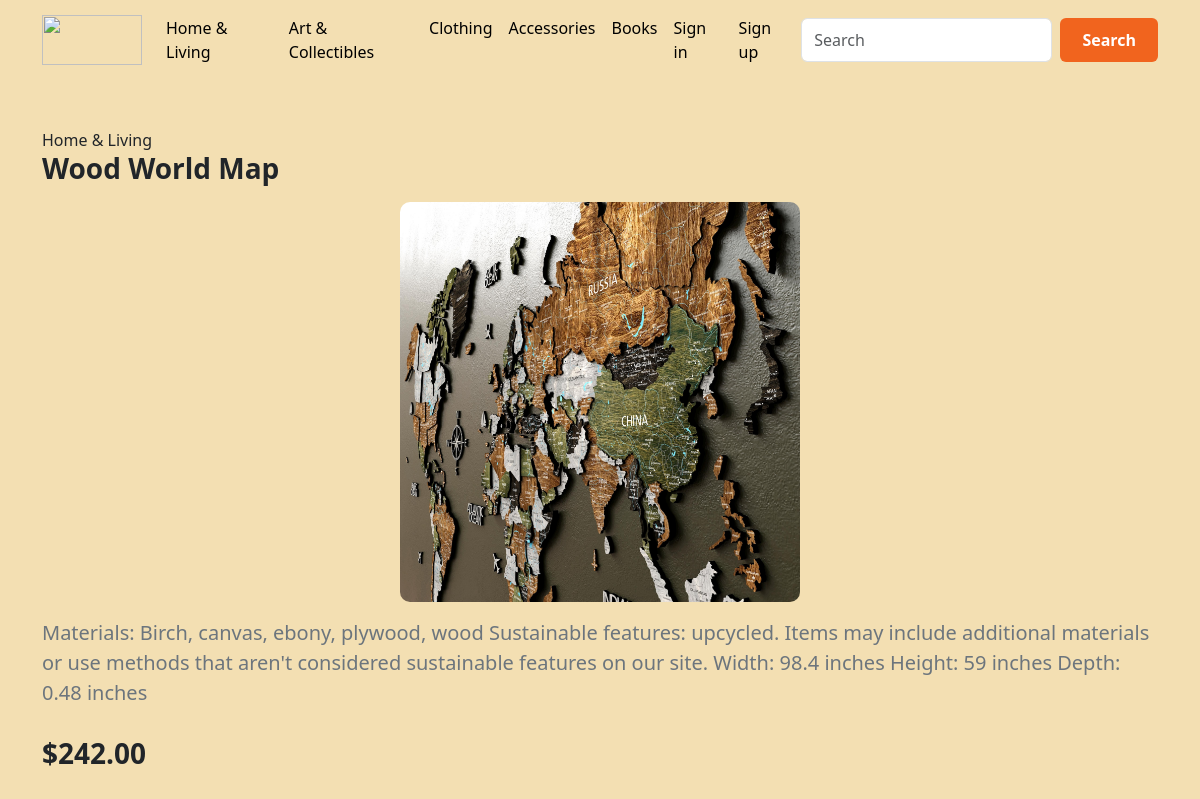
Screenshot of /product/2/ with the database file from the repository.
### blog/models.py (models this page shows, shortened)
class Category(models.Model):
    title = models.CharField(max_length=30)
    class Meta:
        verbose_name_plural = "Categories"

class Product(models.Model):
    title = models.CharField(max_length=200)
    price = models.DecimalField(max_digits=10,decimal_places=2)
    image = models.ImageField(upload_to="images/")
    description = models.TextField()
    created_at = models.DateTimeField(auto_now_add=True)
    update_at = models.DateTimeField(auto_now=True)
    category = models.ForeignKey(Category, on_delete=models.CASCADE)

### blog/views.py (the view)
# urls.py: path('product/<int:pk>/',Detail.as_view(), name='detail'),
class Detail(DetailView):
    model = Product
    template_name = "blog/detail.html"
    context_object_name = "product"
    def get_context_data(self, **kwargs):
        context = super().get_context_data()
        product = Product.objects.get(pk=self.kwargs['pk'])
        comments = Comment.objects.filter(article=product)
        context["comments"] = comments
        context["comment_form"] = CommentForm
        return context

### blog/templatetags/blog_tags.py (called while the page is built)
@register.simple_tag()
def get_categories():
    return Category.objects.all()

### blog/templates/blog/detail.html (shortened to what this page needs)
{% extends 'base.html' %}
{% block main %}
<div class="container py-5">
    {{product.category.title}}
    <h3 class="fw-bold mb-3">{{ product.title }}</h3>
    <img src="{{ product.image.url }}" class="detail-image" alt="{{ product.title }}">
    <p class="mt-3 fs-5 text-secondary"> {{product.description }}</p>
    <p class="fs-3 fw-bold text-orange mt-4"> ${{product.price }}</p>
</div>
{% endblock main %}

### templates/base.html (shortened to what this page needs)
{% load blog_tags %}
{% get_categories as categories %}
<!doctype html>
<html lang="en" xmlns="http://www.w3.org/1999/html">
  <head>
    <link href="https://cdn.jsdelivr.net/npm/bootstrap@5.3.8/dist/css/bootstrap.min.css" rel="stylesheet">
  </head>
  <body>
    <nav class="navbar navbar-expand-lg custom-navbar">
  <div class="container">
    <a class="navbar-brand" href="{% url 'home' %}">
      <img width="100px" height="50px" src="https://www.shipstation.com/wp-content/uploads/2023/11/logo-Etsy-white-2x.png">
    </a>
    <div class="collapse navbar-collapse" id="navbarSupportedContent">
      <ul class="navbar-nav me-auto mb-2 mb-lg-0">
        {% for category in categories %}
        <li class="nav-item">
          <a class="nav-link active" aria-current="page" href="{% url 'category' category.pk %}">{{category.title}}</a>
        </li>
        {% endfor %}
        {% if request.user.is_authenticated %}
        <li class="nav-item">
          <form action="{% url 'signout' %}" method="post">
               {% csrf_token %}
          <button type="submit" class="nav-link active">Sign out</button>
          </form>
        </li>
        {% else %}
        <li class="nav-item">
          <a class="nav-link active" aria-current="page" href="{% url 'signin' %}">Sign in</a>
        </li>
        <li class="nav-item">
          <a class="nav-link active" aria-current="page" href="{% url 'signup' %}">Sign up</a>
        </li>
        {% endif %}
      </ul>
      <form class="d-flex" role="search" action="{% url 'search' %}" method="get">
        <input class="form-control me-2" type="search" placeholder="Search" aria-label="Search" name="query"/>
        <button class="btn btn-etsy" type="submit">Search</button>
      </form>
    </div>
  </div>
</nav>
    <main>
    {% block main %}
    {% endblock main %}
    </main>
  </body>
</html>

### templates/base.html (style rules this page uses)
.custom-navbar { background-color: #f3dfb2 }
.custom-navbar .nav-link, .custom-navbar .navbar-brand { color: #F1641E; font-weight: 500; }
body { background-color: #f3dfb2; }
.btn-etsy { background-color: #F1641E; border-color: #F1641E; color: white; }
.btn-etsy { background-color: #F1641E; color: white; padding: 10px 22px; border-radius: 6px; font-weight: 600; border: none; transition: 0.3s; }

### blog/templates/blog/detail.html (style rules this page uses)
.detail-image { width: 400px; height: auto; border-radius: 10px; object-fit: cover; display: block; margin: 0 auto; }

### rows the page displays
Category: title "Home & Living"
Category: title "Art & Collectibles"
Category: title "Clothing"
Category: title "Accessories"
Category: title "Books"
Product: category "Home & Living", title "Wood World Map", image (picture), description "Materials: Birch, canvas, ebony, plywood, wood Sustainable features: upcycled. Items may include additional materials or use methods that aren't considered sustainable features on our site. Width: 98.4 inches Height: 59 inches Depth: 0.48 inches", price "242.00"
